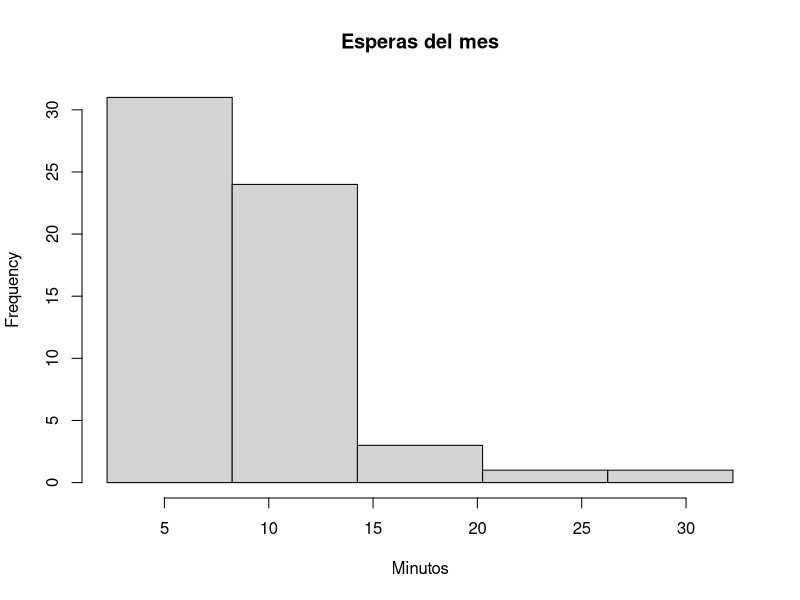

R code for this plot:
# Programa 2: la tabla de frecuencias del mes, sin perder ningún dato
# Del artículo «Estadística descriptiva — práctica en R con las esperas de la guagua por franjas: summary, tablas con cut y boxplots por grupos (y el cut() que se comió la espera más corta)»
# https://sergiolearns.com/estadistica-descriptiva-practica/

manana <- c(8.5, 12.0, 6.5, 14.5, 9.0, 21.5, 7.5, 11.0, 10.5, 13.0,
            5.5, 9.5, 16.0, 8.0, 12.5, 6.5, 10.0, 15.5, 9.0, 11.5)

mediodia <- c(4.5, 6.0, 3.5, 7.0, 5.5, 2.5, 6.5, 4.0, 8.0, 5.0,
              3.0, 7.5, 4.5, 6.0, 5.5, 9.0, 3.5, 5.0, 6.5, 4.0)
tarde <- c(7.0, 10.5, 5.5, 12.0, 8.5, 31.0, 9.5, 6.5, 11.5, 7.5,
           13.5, 8.0, 10.0, 6.0, 9.0, 12.5, 7.5, 14.0, 8.5, 10.5)
minutos <- c(manana, mediodia, tarde)            # las 60 esperas del mes
c(n = length(minutos), min = min(minutos), max = max(minutos))
R <- max(minutos) - min(minutos)                 # recorrido
c(R = R, R_entre_5 = R / 5, longitud = ceiling(R / 5))

cortes_mal <- seq(min(minutos), by = 6, length.out = 6)   # empiezan EN el mínimo
cortes_mal
t_mal <- table(cut(minutos, cortes_mal))
t_mal
sum(t_mal)                                       # ¡59, no 60!
table(cut(minutos, cortes_mal), useNA = "ifany") # el que falta es un NA

# Bien hecho: los cortes empiezan por debajo del mínimo
cortes <- seq(2.25, by = 6, length.out = 6)      # 2.25, 8.25, ..., 32.25
clases <- cut(minutos, cortes, dig.lab = 4)      # dig.lab = 4: etiquetas sin recortar
f <- table(clases)
sum(f)                                           # ahora sí: 60
marca <- (head(cortes, -1) + tail(cortes, -1)) / 2   # punto medio de cada clase
tabla <- data.frame(clase = names(f), marca = marca, f = as.vector(f),
                    fr = round(as.vector(f) / 60, 3),
                    Fr = round(cumsum(as.vector(f)) / 60, 3))
tabla

# Medidas con los datos agrupados
fa <- as.vector(f); ng <- sum(fa)
media_ag <- sum(fa * marca) / ng
s2_ag <- sum(fa * (marca - media_ag)^2) / (ng - 1)
k <- which(cumsum(fa) >= ng / 2)[1]              # clase de la mediana
Fb <- sum(fa[seq_len(k - 1)]); L <- cortes[k]; w <- 6
M_ag <- L + w / fa[k] * (ng / 2 - Fb)            # mediana interpolada
round(rbind(agrupados  = c(media = media_ag, var = s2_ag, mediana = M_ag),
            originales = c(mean(minutos), var(minutos), median(minutos))), 2)
hist(minutos, breaks = cortes, main = "Esperas del mes", xlab = "Minutos")
